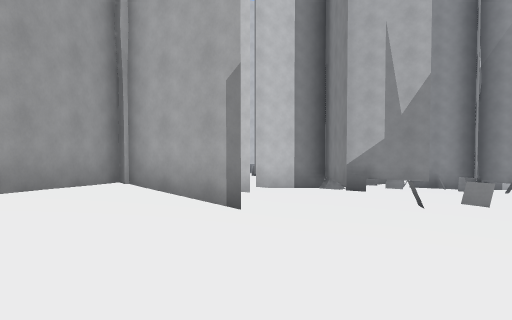
View 1 (above)

23 first-person views from a walk through a 3-D level made in the Godot game engine. The camera is 1.5 m above the floor, tilts 2° down and sees 70° across. The floor is counted in squares, 2 m on a side. Each view is taken from the middle of a square. On the plan, view 1 faces up. The plan holds only what a view shows up to about 11 squares ahead; the rest is blank. The place goes on beyond the plan.

View 2
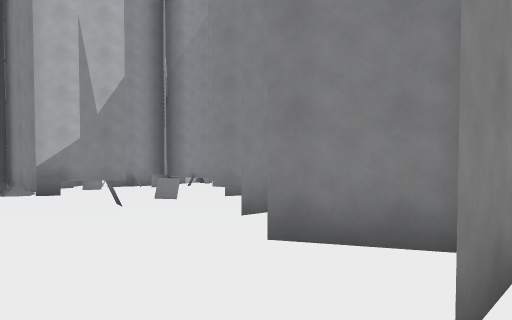

View 3
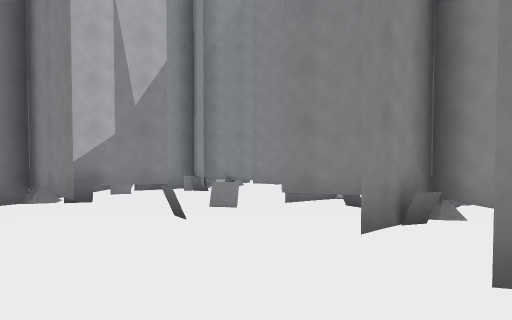

View 4
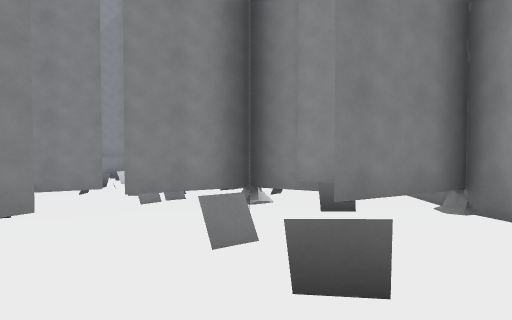

View 5
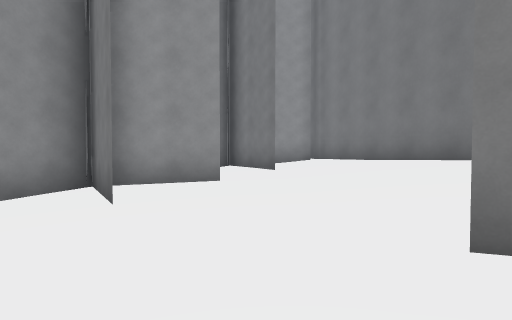

View 6
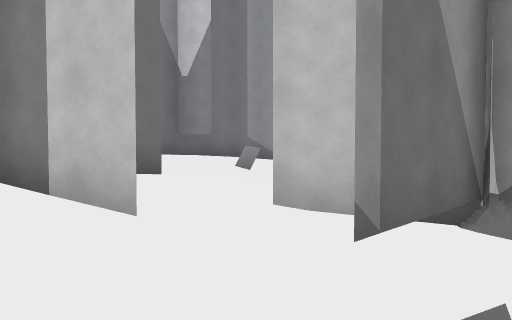

View 7
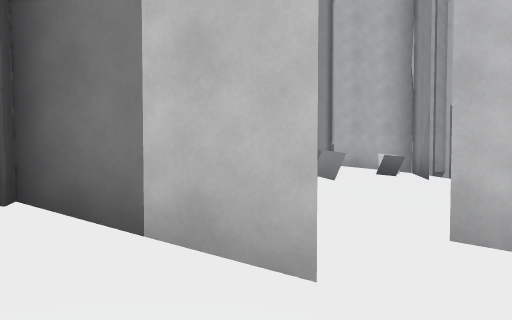

View 8
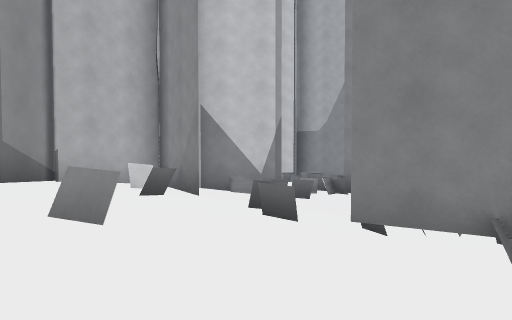

View 9
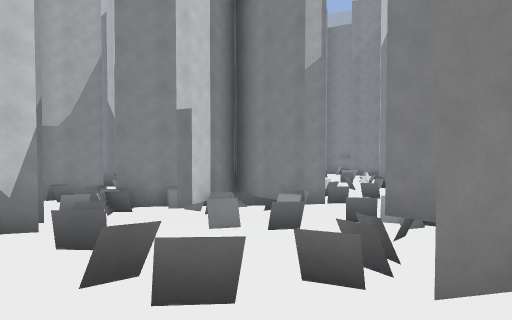

View 10
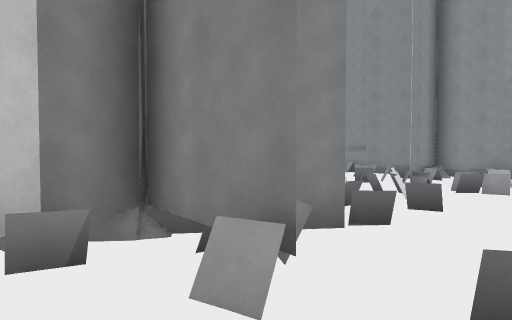

View 11
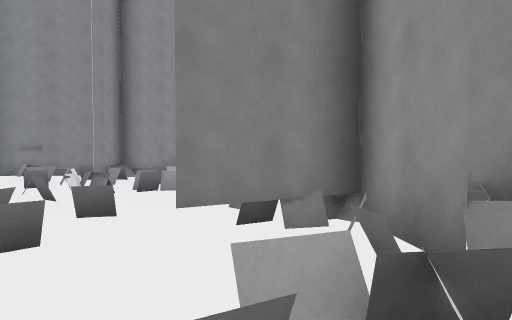

View 12
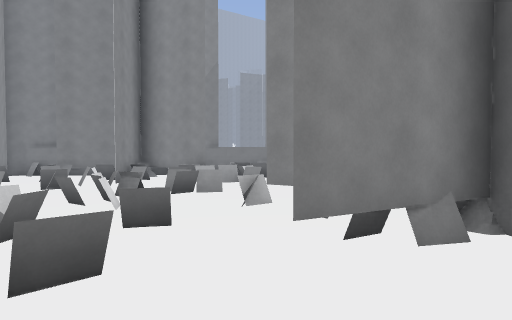

View 13
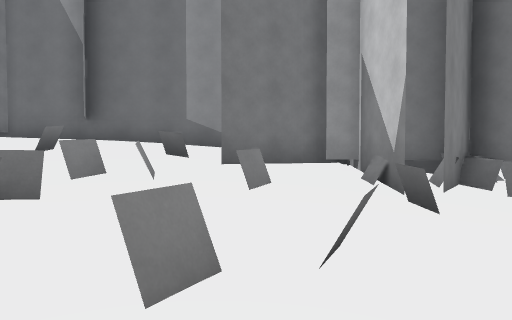

View 14
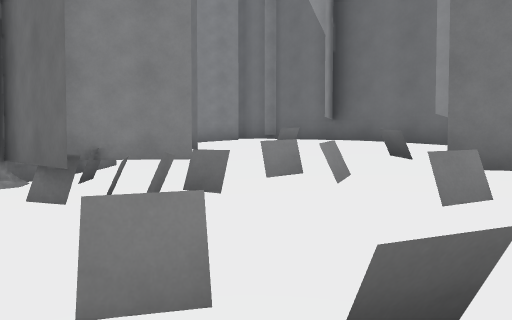

View 15
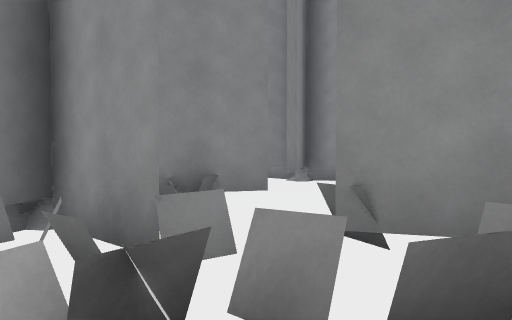

View 16
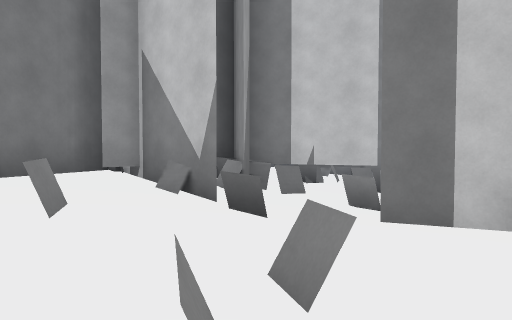

View 17
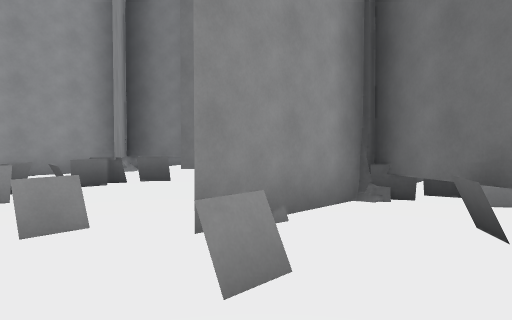

View 18
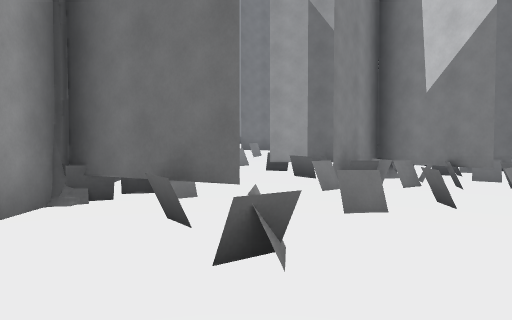

View 19
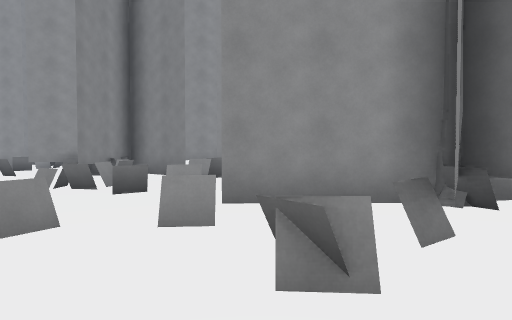

View 20
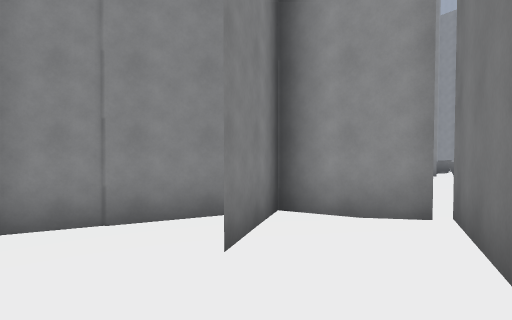

View 21
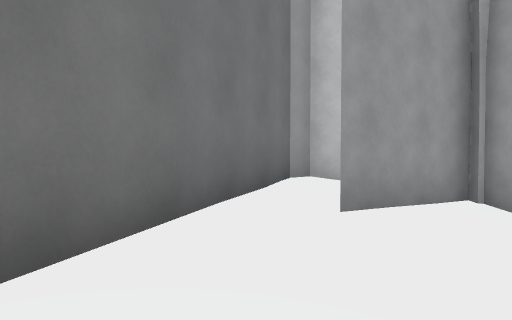

View 22
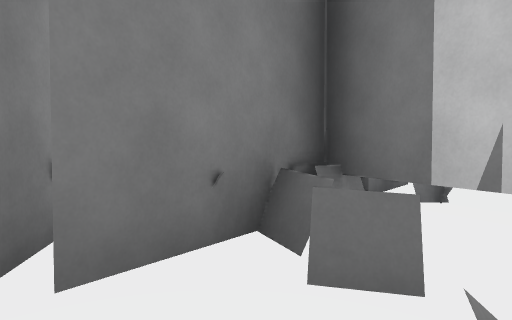

View 23
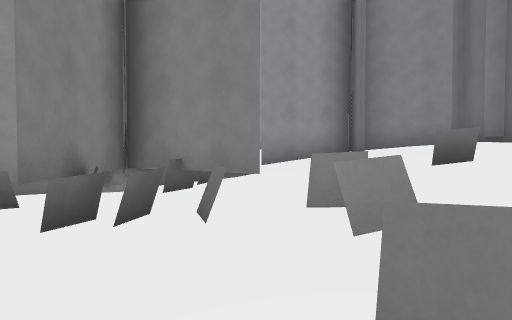

### Floor plan
Key: @ floor where view 1 was taken; # wall or solid block; . main floor; : floor 0.25 m higher than the main floor; - floor 0.25 m lower than the main floor; + floor 0.5 m higher than the main floor; _ floor 0.5 m lower than the main floor; * floor 0.75 m higher than the main floor; < floor 0.75 m lower than the main floor; % floor 1 m higher than the main floor; ( floor 1 m lower than the main floor; ! floor 1.25 m lower than the main floor; / step, stairs or slope; = window, fence, low wall or low ledge; T tree.
Columns run from 5 left of view 1 to 15 right of it. Each row starts with its distance up from view 1.
 21    #= ==          ==#
 20  T#  #===#      ====T
 19   TTT#=### #   #==##T
 18   T#/<<(####==!==#==T
 17   TT##<T###((//!===#T
 16  TT--_<=<#=#(=!!!=##=
 15 #+#./__=<<(((((=!!==
 14 #+::.-__<=<(#(#(!=
 13 #*+:===#==##TTT#==
 12 #*+:.#=#=T==#  #===
 11 TT*+.##TT_<<##T##==#
 10 #%*+:#TTT__<<<#==#==
  9 T%*+:.-T T__T<#==#=#
  8 #T*T:..---__<TT (T=##
  7 #%TTT...=-=_TTTT#(TT#
  6 #TTTT:...-T=TT =#T
  5 ##T*+:...--T
  4  ##*+::..T#TTT
  3  #%*+:::..-T
  2  ##**+::T.T
  1   #%*+::TTT
  0   #%*@:TTT
 -1   ##*++:T
 -2    #*+TT#
 -3    ##*+T
 -4     # T

Where each view was taken, in squares from view 1:
view 1: 0 up, 0 right, facing up
view 2: 0 up, 0 right, facing up-right
view 3: 2 up, 0 right, facing up-right
view 4: 7 up, 1 right, facing right
view 5: 7 up, 1 right, facing down
view 6: 6 up, 3 right, facing up-left
view 7: 6 up, 1 right, facing up-left
view 8: 8 up, 1 left, facing up
view 9: 11 up, 2 left, facing up-right
view 10: 14 up, 2 right, facing up-right
view 11: 14 up, 3 right, facing right
view 12: 15 up, 4 right, facing right
view 13: 15 up, 4 right, facing left
view 14: 16 up, 3 right, facing down-left
view 15: 14 up, 3 right, facing down-right
view 16: 14 up, 3 right, facing up-left
view 17: 15 up, 12 right, facing down-left
view 18: 15 up, 12 right, facing left
view 19: 17 up, 10 right, facing down
view 20: 1 up, 2 left, facing down-right
view 21: 1 up, 1 left, facing up-left
view 22: 18 up, 1 right, facing left
view 23: 16 up, 0 right, facing down
